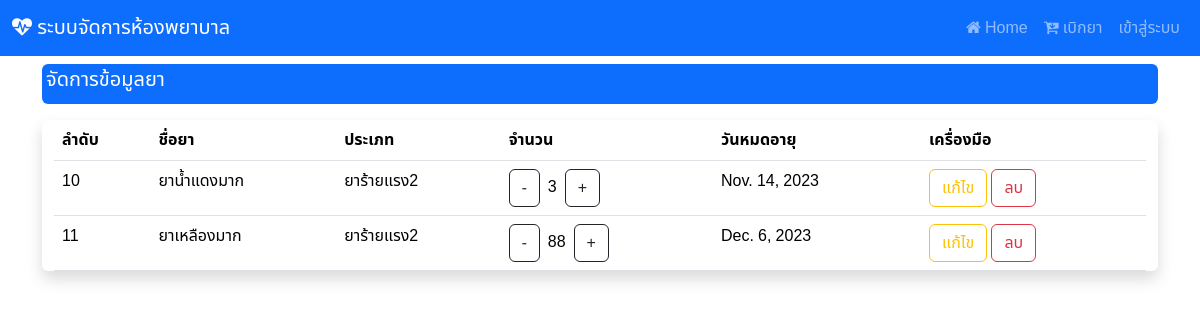
The page /manage_drug on the database as committed earlier.
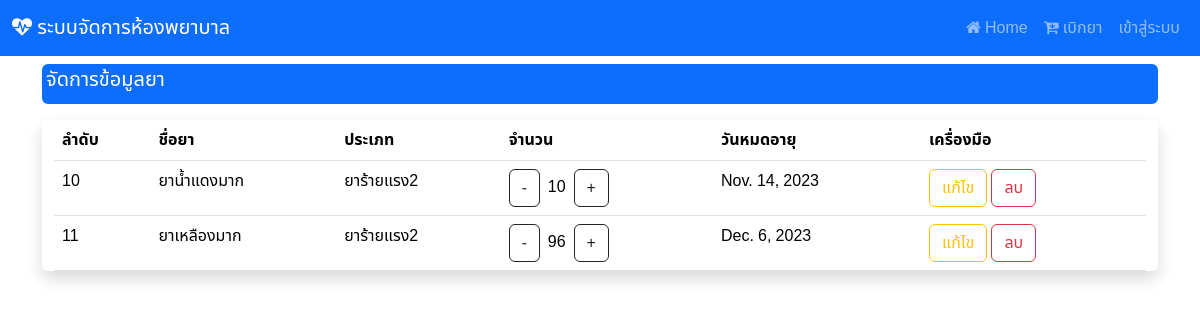
The same page on the database as committed later.
### hospital_app/models.py (models this page shows, shortened)
class drug(models.Model):
    drug_id = models.AutoField(primary_key=True)
    drug_name = models.CharField(max_length=255)
    drug_type = models.ForeignKey(d_type, on_delete=models.CASCADE)
    drug_qty = models.IntegerField()
    drug_exp = models.DateField()

class d_type(models.Model):
    type_id = models.AutoField(primary_key=True)
    type_name = models.CharField(max_length=255)
    def __str__(self):
        return f"{self.type_name}"

### hospital_app/views.py (the view)
# urls.py: path('manage_drug',views.manage_drug),
def manage_drug(request):
    show_drug = drug.objects.all()
    context  = {"drug" : show_drug}
    return render(request,'edit_drug.html',context)

### hospital_app/templates/edit_drug.html (shortened to what this page needs)
{% extends "base.html" %}
{% block content %}
<div class="mt-2 p-1 bg-primary text-white rounded">
    <h5>จัดการข้อมูลยา</h5>
  </div>
<div class="container-fluid my-3 justify-content-center align-items-center shadow rounded">
<table class="table table-responsive">
    <thead>
        <tr>
            <th><div class="col d-none d-sm-block">
              ลำดับ
            </div></th>
            <th>ชื่อยา</th>
            <th>ประเภท</th>
            <th>จำนวน</th>
            <th>
              <div class="col d-none d-sm-block">
                วันหมดอายุ
              </div>
            </th>
            <th>เครื่องมือ</th>
        </tr>
    </thead>
    <tbody>
        {% for i in drug %}
        <tr>
            <td>{{i.drug_id}}</td>
            <td>{{i.drug_name}}</td>
            <td>{{i.drug_type}}</td>
            <td><a class="btn btn-outline-dark me-2" href="decrease_drug/{{i.drug_id}}">-</a>{{i.drug_qty}}<a class="btn btn-outline-dark ms-2" href="increase_drug/{{i.drug_id}}">+</a></td>
            <td>{{i.drug_exp}}</td>
            <td> {% comment %} ปุ่มแก้ไข และ ลบ จะกลายเป็นไอคอนไม่จอลดขนาดลง {% endcomment %}
              <div class="col d-none d-sm-block">
                <a href="edit/{{i.drug_id}}" class="btn btn-outline-warning">แก้ไข<a/>
                  <a href="#" class="btn btn-outline-danger" data-bs-toggle="modal"
                  data-bs-target="#deleteConfirmationModal"
                  onclick="setDeleteUrl('delete/{{i.drug_id}}')">
                  ลบ
                    </a>
              </div>
              </td>{% comment %} ปุ่มแก้ไข และ ลบ จะกลายเป็นไอคอนไม่จอลดขนาดลง {% endcomment %}
        </tr>
        {% endfor %}
    </tbody>
</div>
{% endblock  %}

Rows that differ between the two databases and show on the page:
changed drug "ยาน้ำแดงมาก": drug_qty "3" → "10"
changed drug "ยาเหลืองมาก": drug_qty "88" → "96"
